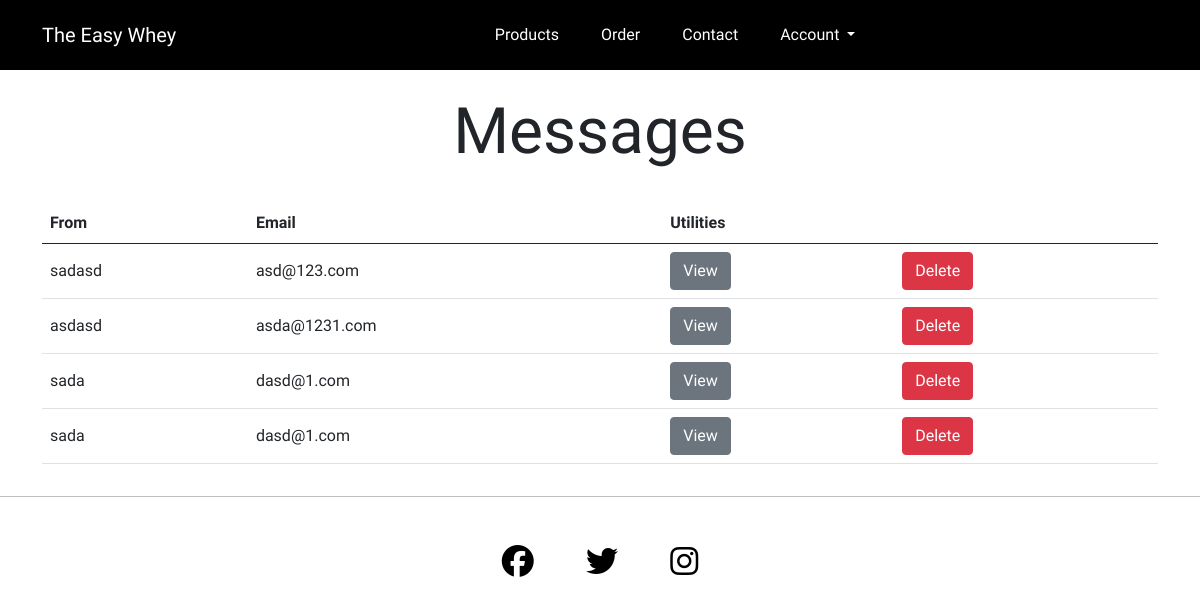
The app's page /contact/admin/ (signed in) with its own data.
### contact/models.py (models this page shows, shortened)
class Contact(models.Model):
    class Meta:
        verbose_name_plural = "Contact"
    name = models.CharField(max_length=50, null=False, blank=False)
    email = models.EmailField(max_length=100, null=False, blank=False)
    phone_number = models.CharField(validators=[phone_regex], max_length=11,
                                    null=True, blank=True)
    message = models.CharField(max_length=500, null=False, blank=False)

### contact/views.py (the view)
# urls.py: path('contact/admin/', views.message_management,
@login_required
@staff_member_required
def message_management(request):
    all_messages = Contact.objects.all()
    context = {"all_messages": all_messages}
    return render(request, "contact/all_messages.html", context)

### templates/contact/all_messages.html (shortened to what this page needs)
{% extends 'base.html' %}
{% load static %}
{% block header %}
<div class="container-fluid">
    <div class="row my-4">
        <div class="col text-center">
            <h2 class="display-3 title-font">Messages</h2>
        </div>
    </div>
</div>
{% endblock %}
{% block content %}
<div class="container">
    <div class="row">
        <div class="col justify-content-center text-font">
            <div>
                {% if all_messages %}
                <table class="table table-hover align-middle">
                    <thead>
                        <tr>
                            <th scope="col">From</th>
                            <th scope="col">Email</th>
                            <th colspan="2" scope="col">Utilities</th>
                        </tr>
                    </thead>
                    <tbody>
                        {% for message in all_messages %}
                        <tr>
                            <td class="text-break">{{ message.name }}</td>
                            <td class="text-break">{{ message.email }}</td>
                            <td><a class="btn btn-secondary" href="/contact/admin/{{ message.id }}">View</a>
                            </td>
                            <td><button type="button" class="btn btn-danger" data-bs-toggle="modal"
                                    data-bs-target="#staticBackdrop{{ forloop.counter }}">
                                    Delete
                                </button>
                            </td>
                        </tr>
                        {% endfor %}
                    </tbody>
                </table>
                {% else %}
                <h1>There are no messages!</h1>
                {% endif %}
            </div>
        </div>
    </div>
</div>
{% endblock %}

### static/css/style.css (style rules this page uses)
.title-font { font-family: 'Shadows Into Light', sans-serif; }
.text-font { font-family: 'Quicksand', sans-serif; }

### records on screen
Contact: name "sadasd", email "asd@123.com"
Contact: name "asdasd", email "asda@1231.com"
Contact: name "sada", email "dasd@1.com"
Contact: name "sada", email "dasd@1.com"
